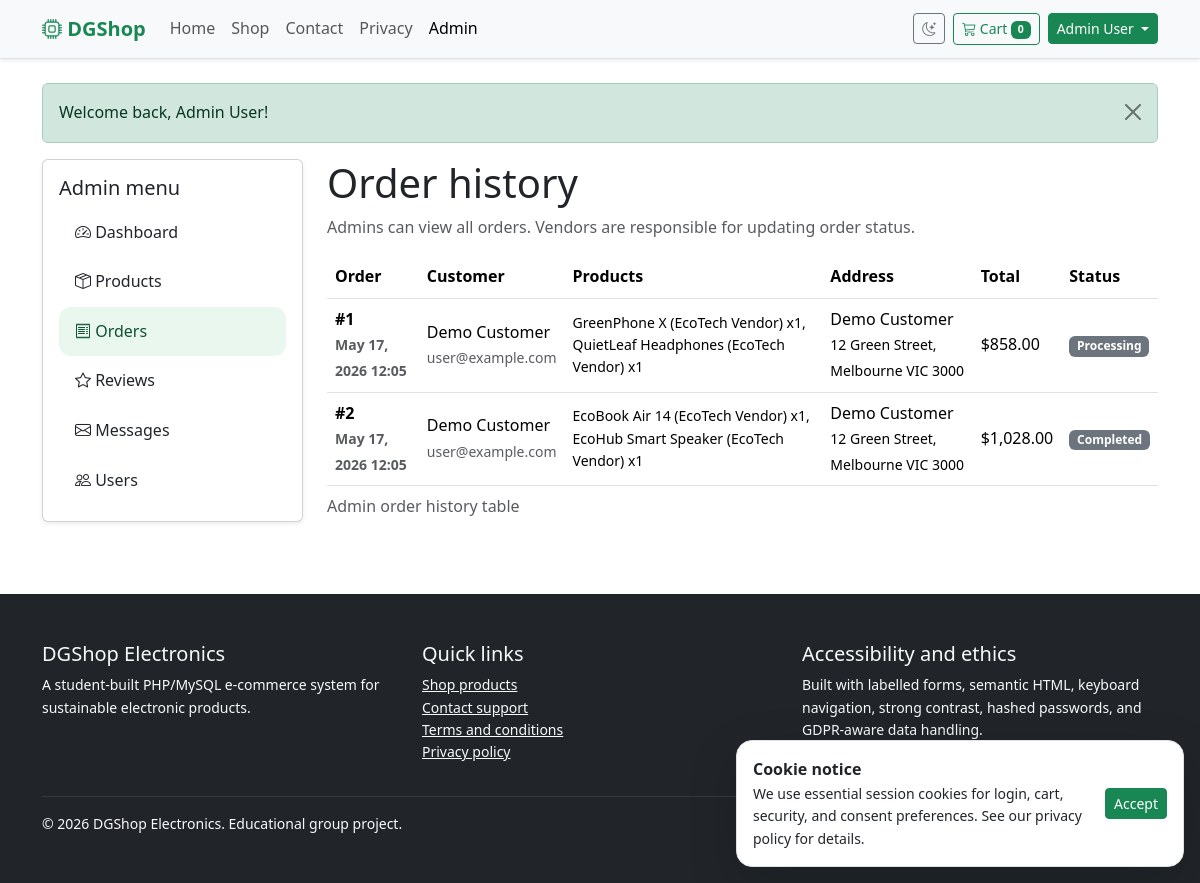
The app's page /admin/orders.php (signed in) with its own data.
### tables this page shows
CREATE TABLE orders (
  id INT UNSIGNED AUTO_INCREMENT PRIMARY KEY,
  user_id INT UNSIGNED NOT NULL,
  total_amount DECIMAL(10,2) NOT NULL,
  shipping_name VARCHAR(120) NOT NULL,
  shipping_address TEXT NOT NULL,
  notes TEXT NULL,
  status ENUM('pending', 'processing', 'shipped', 'completed', 'cancelled') NOT NULL DEFAULT 'pending',
  created_at TIMESTAMP NOT NULL DEFAULT CURRENT_TIMESTAMP,
  CONSTRAINT fk_orders_users
    FOREIGN KEY (user_id) REFERENCES users(id)
    ON DELETE CASCADE
    ON UPDATE CASCADE
);

CREATE TABLE users (
  id INT UNSIGNED AUTO_INCREMENT PRIMARY KEY,
  name VARCHAR(120) NOT NULL,
  username VARCHAR(30) NOT NULL UNIQUE,
  email VARCHAR(190) NOT NULL UNIQUE,
  password_hash VARCHAR(255) NOT NULL,
  role ENUM('admin', 'vendor', 'user') NOT NULL DEFAULT 'user',
  created_at TIMESTAMP NOT NULL DEFAULT CURRENT_TIMESTAMP
);

### config/config.php (called while the page is built, shortened)
<?php
function db(): PDO
{
    static $pdo = null;
    try {
        $dsn = 'mysql:host=' . DB_HOST . ';dbname=' . DB_NAME . ';charset=utf8mb4';
        $pdo = new PDO($dsn, DB_USER, DB_PASS, [
            PDO::ATTR_ERRMODE => PDO::ERRMODE_EXCEPTION,
            PDO::ATTR_DEFAULT_FETCH_MODE => PDO::FETCH_ASSOC,
            PDO::ATTR_EMULATE_PREPARES => false,
        ]);
    } catch (PDOException $exception) {
        render_database_setup_error($exception);
    }
    return $pdo;
}

### includes/functions.php (called while the page is built, shortened)
<?php
require_once __DIR__ . '/../config/config.php';
function e(?string $value): string
{
    return htmlspecialchars((string) $value, ENT_QUOTES, 'UTF-8');
}
function money(float $amount): string
{
    return '$' . number_format($amount, 2);
}

### admin/orders.php (the view, shortened to what this page needs)
<?php
require_once __DIR__ . '/../includes/functions.php';
$orders = db()->query(
    'SELECT o.*, u.name AS customer_name, u.email, order_products.items
     FROM orders o
     JOIN users u ON u.id = o.user_id
     LEFT JOIN (
        SELECT oi.order_id,
               GROUP_CONCAT(CONCAT(p.name, " (", seller.name, ") x", oi.quantity) ORDER BY p.name SEPARATOR ", ") AS items
        FROM order_items oi
        JOIN products p ON p.id = oi.product_id
        JOIN users seller ON seller.id = p.seller_id
        GROUP BY oi.order_id
     ) order_products ON order_products.order_id = o.id
     ORDER BY o.created_at DESC'
)->fetchAll();
include __DIR__ . '/../includes/header.php';
?>
<section class="container">
    <div class="row g-4">
        <div class="col-lg-3"><?php include __DIR__ . '/_sidebar.php'; ?></div>
        <div class="col-lg-9">
            <h1>Order history</h1>
            <p class="text-body-secondary">Admins can view all orders. Vendors are responsible for updating order status.</p>
            <div class="table-responsive">
                <table class="table table-hover align-middle">
                    <caption>Admin order history table</caption>
                    <thead>
                        <tr>
                            <th scope="col">Order</th>
                            <th scope="col">Customer</th>
                            <th scope="col">Products</th>
                            <th scope="col">Address</th>
                            <th scope="col">Total</th>
                            <th scope="col">Status</th>
                        </tr>
                    </thead>
                    <tbody>
                        <?php foreach ($orders as $order): ?>
                            <tr>
                                <th scope="row">
                                    #<?= (int) $order['id'] ?><br>
                                    <span class="small text-body-secondary">
                                        <?= e(date('M j, Y H:i', strtotime($order['created_at']))) ?>
                                    </span>
                                </th>
                                <td>
                                    <?= e($order['customer_name']) ?><br>
                                    <span class="small text-body-secondary"><?= e($order['email']) ?></span>
                                </td>
                                <td class="small"><?= e($order['items'] ?? 'No items') ?></td>
                                <td>
                                    <?= e($order['shipping_name']) ?><br>
                                    <span class="small"><?= e($order['shipping_address']) ?></span>
                                </td>
                                <td><?= money((float) $order['total_amount']) ?></td>
                                <td>
                                    <span class="badge text-bg-secondary">
                                        <?= e(ucfirst($order['status'])) ?>
                                    </span>
                                </td>
                            </tr>
                        <?php endforeach; ?>
                    </tbody>
                </table>
            </div>
        </div>
    </div>
</section>
<?php include __DIR__ . '/../includes/footer.php'; ?>

### assets/css/styles.css (style rules this page uses)
:root { --brand-green: #198754; --brand-dark: #10231b; --soft-green: #e9f7ef; }
body { font-family: system-ui, -apple-system, BlinkMacSystemFont, "Segoe UI", sans-serif; line-height: 1.6; }

### records on screen
orders: id "1", created_at "May 17, 2026 12:05", user.name "Demo Customer", user.email "user@example.com", items "GreenPhone X (EcoTech Vendor) x1, QuietLeaf Headphones (EcoTech Vendor) x1", shipping_name "Demo Customer", shipping_address "12 Green Street, Melbourne VIC 3000", total_amount "$858.00", status "Processing"
orders: id "2", created_at "May 17, 2026 12:05", user.name "Demo Customer", user.email "user@example.com", items "EcoBook Air 14 (EcoTech Vendor) x1, EcoHub Smart Speaker (EcoTech Vendor) x1", shipping_name "Demo Customer", shipping_address "12 Green Street, Melbourne VIC 3000", total_amount "$1,028.00", status "Completed"

### other values on screen
cart_count() "0"
current_user()['name'] "Admin User"
$flash['message'] "Welcome back, Admin User!"
